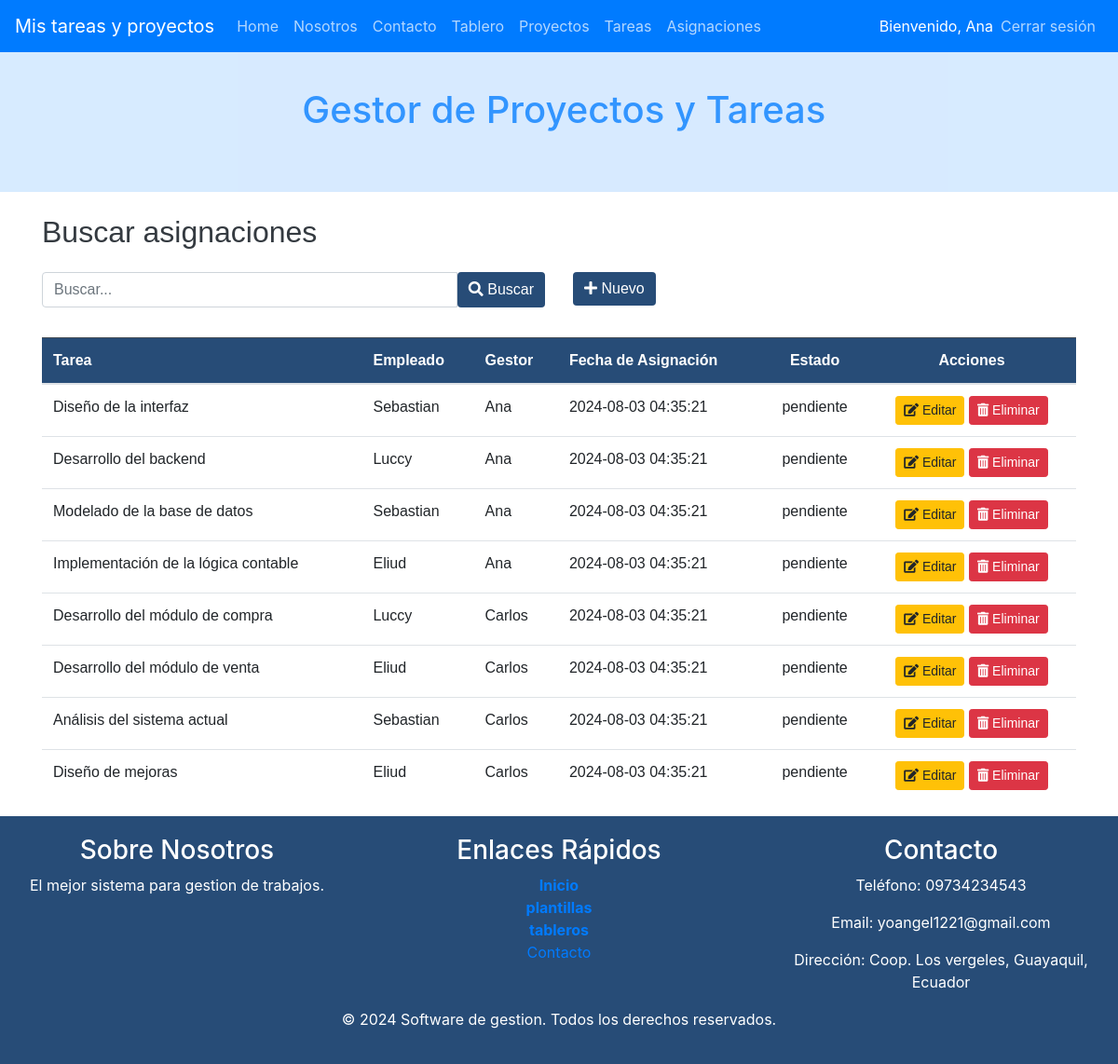
The app's page /index.php?c=Asignaciones&f=index (signed in), older data.
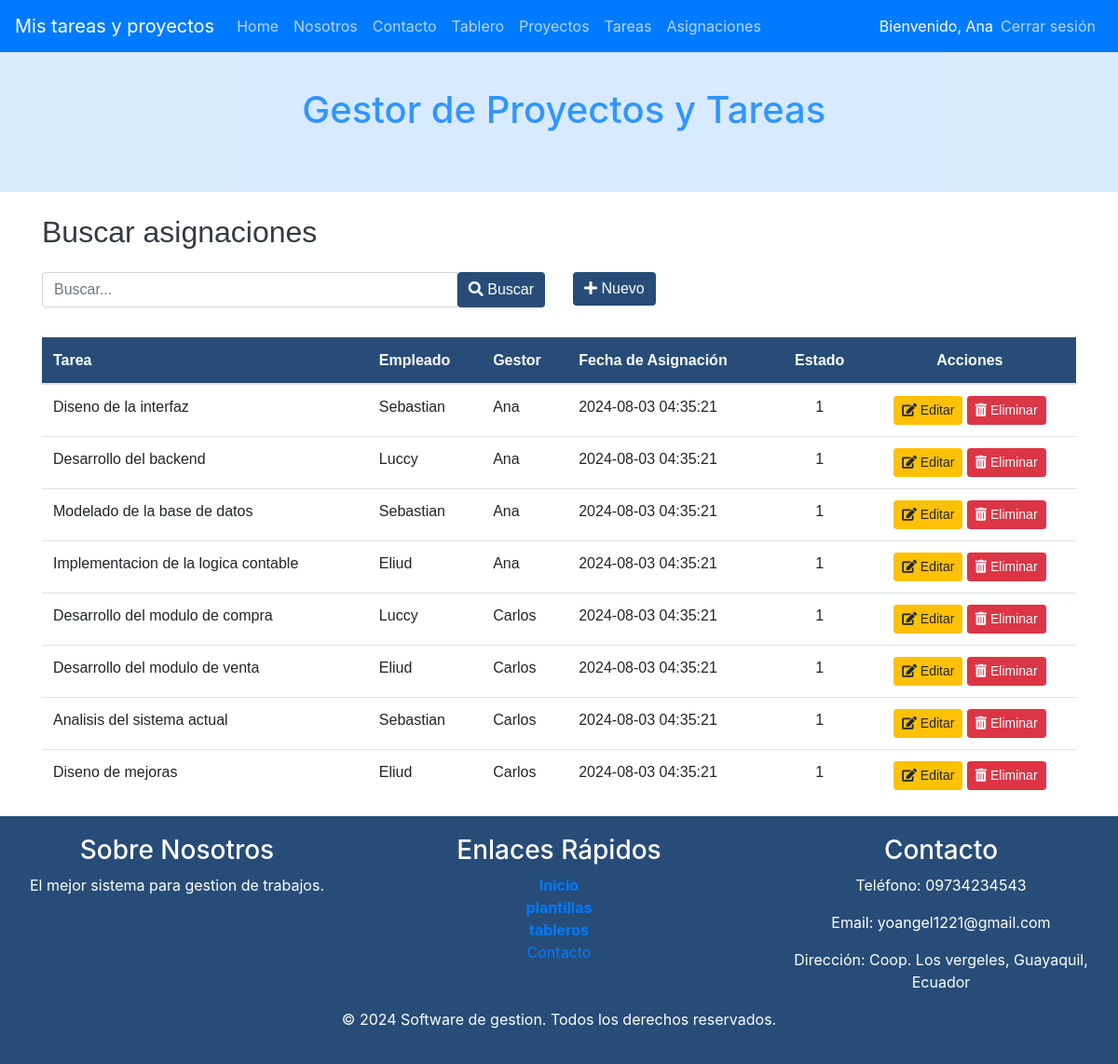
The same page, newer data.
### tables this page shows
CREATE TABLE IF NOT EXISTS Asignaciones (
    id INT AUTO_INCREMENT PRIMARY KEY,
    tarea_id INT,
    usuario_id INT,
    gestor_id INT, 
    proyecto_id INT,
    fecha_asignacion TIMESTAMP DEFAULT CURRENT_TIMESTAMP,
    estado int(1) NOT NULL DEFAULT 1,
    FOREIGN KEY (tarea_id) REFERENCES Tareas(id),
    FOREIGN KEY (usuario_id) REFERENCES Usuarios(id),
    FOREIGN KEY (gestor_id) REFERENCES Usuarios(id), 
    FOREIGN KEY (proyecto_id) REFERENCES Proyectos(id) 
);

CREATE TABLE IF NOT EXISTS Tareas (
    id INT AUTO_INCREMENT PRIMARY KEY,
    nombre VARCHAR(255) NOT NULL,
    descripcion TEXT,
    tiempo_estimado VARCHAR(50),
    prioridad ENUM('Baja', 'Media', 'Alta'),
    fecha_creacion TIMESTAMP DEFAULT CURRENT_TIMESTAMP,
    proyecto_id INT,
    estado int(1) NOT NULL DEFAULT 1,
    FOREIGN KEY (proyecto_id) REFERENCES Proyectos(id)
);

CREATE TABLE IF NOT EXISTS Usuarios (
    id INT AUTO_INCREMENT PRIMARY KEY,
    nombre VARCHAR(255) NOT NULL,
    email VARCHAR(255) NOT NULL UNIQUE,
    contrasena VARCHAR(255) NOT NULL,
    rol_id INT,
    fecha_creacion TIMESTAMP DEFAULT CURRENT_TIMESTAMP,
    fecha_modificacion TIMESTAMP DEFAULT CURRENT_TIMESTAMP ON UPDATE CURRENT_TIMESTAMP,
    FOREIGN KEY (rol_id) REFERENCES Roles(id)
);

### controller/AsignacionesController.php (called while the page is built, shortened)
<?php
require_once 'model/dao/AsignacionesDAO.php';
class AsignacionesController {
    private $model;
    public function __construct() {
        $this->model = new AsignacionesDAO();
    }
    public function index() {
      $resultados = $this->model->selectAll("");
      $titulo="Buscar asignaciones";
      require_once VASIGNACIONES.'list.php';
    }
}

### index.php (called while the page is built, shortened)
    <?php
        $funcion = (!empty($_REQUEST['f']))?htmlentities($_REQUEST['f']):FUNCION_PRINCIPAL;
        $cont = new  $controlador();
        $cont->$funcion();
?>

### config/Conexion.php (called while the page is built)
<?php
class Conexion {
    public static function getConexion() {
         $dsn = 'mysql:host=localhost;port=3307;dbname=' . DBNAME;
        $conexion = null;
        try {
            $conexion = new PDO($dsn, DBUSER, DBPASSWORD);
             $conexion->setAttribute(PDO::ATTR_ERRMODE, PDO::ERRMODE_EXCEPTION);
        } catch (Exception $e) {
            echo $e;
            die("error " . $e->getMessage());
        }
        return $conexion;
    }
}

### model/dao/AsignacionesDAO.php (called while the page is built, shortened)
<?php
require_once 'config/Conexion.php';
class AsignacionesDAO {
    private $con;
    public function __construct() {
        $this->con = Conexion::getConexion();
    }
    public function selectAll($parametro = '') {
        $sql = "SELECT a.id, t.nombre AS tarea_nombre, u.nombre AS usuario_nombre, g.nombre AS gestor_nombre, a.fecha_asignacion, a.estado
                FROM Asignaciones a
                JOIN Tareas t ON a.tarea_id = t.id
                JOIN Usuarios u ON a.usuario_id = u.id
                JOIN Usuarios g ON a.gestor_id = g.id AND g.rol_id = 2";
        $stmt = $this->con->prepare($sql);
        $stmt->execute();
        return $stmt->fetchAll(PDO::FETCH_OBJ);
    }
}
?>

### view/asignaciones/asignaciones.list.php (the view, shortened to what this page needs)
<div class="container mt-4">
    <h2 class="mb-4"><?php echo $titulo; ?></h2>
    <div class="row">
        <div class="col-sm-6">
            <form action="index.php?c=asignaciones&f=search" method="POST" class="input-group">
                <input type="text" name="b" id="busqueda" placeholder="Buscar..." class="form-control"/>
                <button type="submit" class="btn btn-secondary"><i class="fas fa-search"></i> Buscar</button>
            </form>
        </div>
        <div class="col-sm-6 text-end">
            <a href="index.php?c=Asignaciones&f=view_new">
                <button type="button" class="btn btn-secondary">
                    <i class="fas fa-plus"></i>
                        Nuevo
                </button>
            </a>
        </div>
    </div>
    <div class="table-responsive mt-2">
        <table class="table mt-4">
            <thead class="table-dark">
                <tr>
                    <th>Tarea</th>
                    <th>Empleado</th>
                    <th>Gestor</th>
                    <th>Fecha de Asignación</th>
                    <th class="centro">Estado</th>
                    <th class="centro">Acciones</th>
                </tr>
            </thead>
            <tbody>
                <?php foreach ($resultados as $fila) { ?>
                <tr>
                    <td><?php echo htmlspecialchars($fila->tarea_nombre); ?></td>
                    <td><?php echo htmlspecialchars($fila->usuario_nombre); ?></td>
                    <td><?php echo htmlspecialchars($fila->gestor_nombre); ?></td>
                    <td><?php echo htmlspecialchars($fila->fecha_asignacion); ?></td>
                    <td class="centro"><?php echo htmlspecialchars($fila->estado); ?></td>
                    <td class="centro">
                        <a class="btn btn-warning btn-sm me-2"
                           href="index.php?c=asignaciones&f=view_edit&id=<?php echo htmlspecialchars($fila->id); ?>">
                            <i class="fas fa-edit"></i> Editar
                        </a>
                        <a class="btn btn-danger btn-sm"
                           onclick="if(!confirm('¿Está seguro de eliminar la asignación?')) return false;"
                           href="index.php?c=asignaciones&f=delete&id=<?php echo htmlspecialchars($fila->id); ?>">
                           <i class="fas fa-trash-alt"></i> Eliminar
                        </a>
                    </td>
                </tr>
                <?php } ?>
            </tbody>
        </table>
    </div>
</div>

Row changes from the older to the newer data that the page shows:
changed asignaciones: tarea.nombre "Diseño de la interfaz" → "Diseno de la interfaz"; estado "pendiente" → "1"
changed asignaciones "Desarrollo del backend": estado "pendiente" → "1"
changed asignaciones "Modelado de la base de datos": estado "pendiente" → "1"
changed asignaciones: tarea.nombre "Implementación de la lógica contable" → "Implementacion de la logica contable"; estado "pendiente" → "1"
changed asignaciones: tarea.nombre "Desarrollo del módulo de compra" → "Desarrollo del modulo de compra"; estado "pendiente" → "1"
changed asignaciones: tarea.nombre "Desarrollo del módulo de venta" → "Desarrollo del modulo de venta"; estado "pendiente" → "1"
changed asignaciones: tarea.nombre "Análisis del sistema actual" → "Analisis del sistema actual"; estado "pendiente" → "1"
changed asignaciones: tarea.nombre "Diseño de mejoras" → "Diseno de mejoras"; estado "pendiente" → "1"
